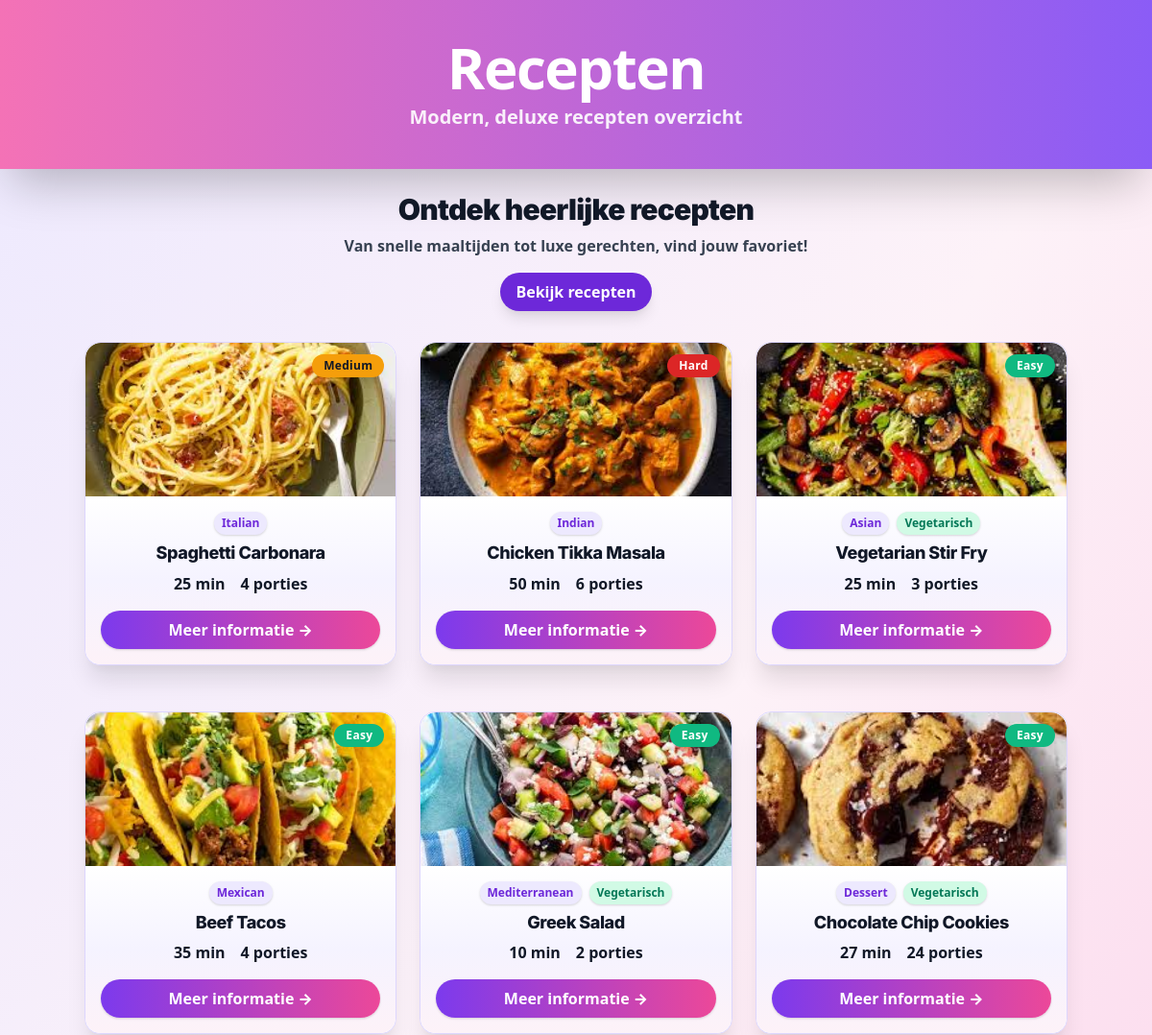
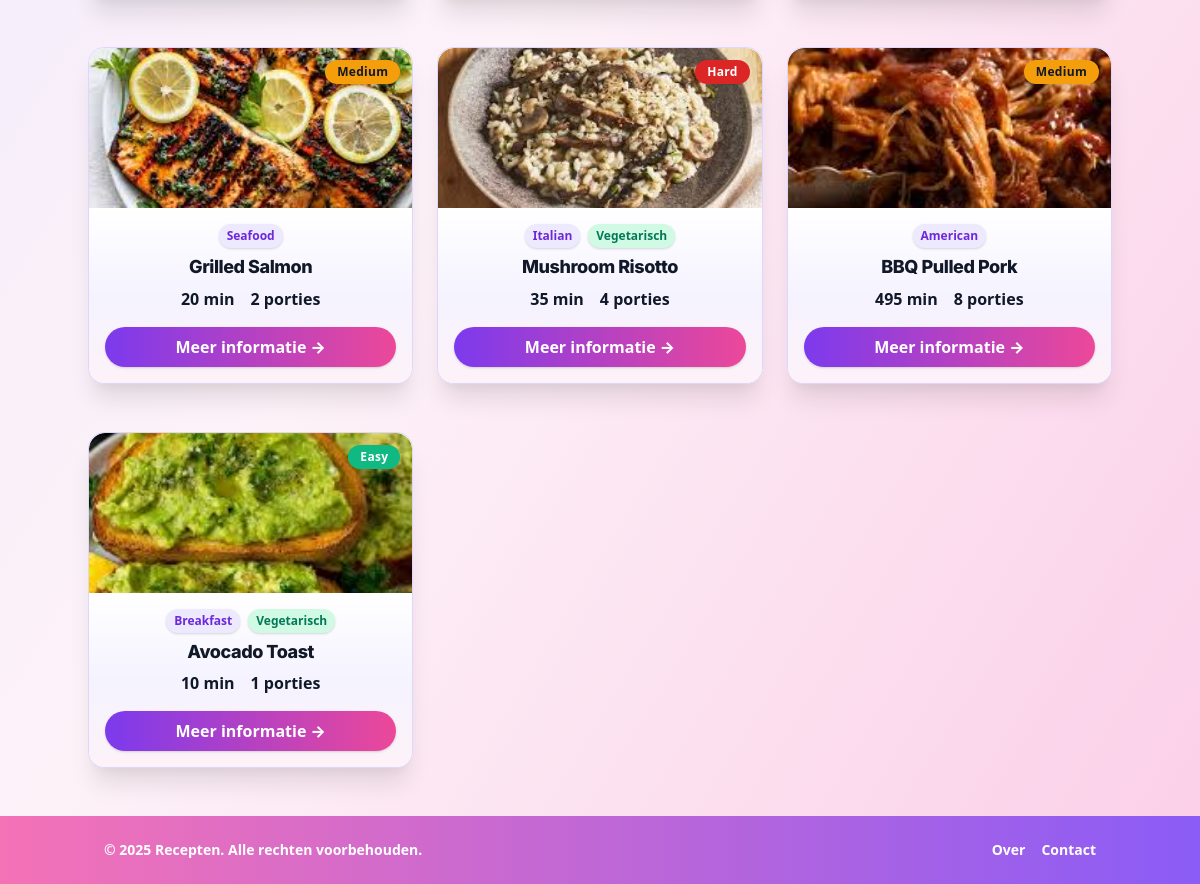
The page / on the database its author committed (2 pictures, top to bottom).
### tables this page shows
CREATE TABLE recipes (
    id INT PRIMARY KEY AUTO_INCREMENT,
    name VARCHAR(100) NOT NULL,
    category VARCHAR(50),
    prep_time INT,
    cook_time INT,
    servings INT,
    difficulty VARCHAR(20),
    calories_per_serving INT,
    main_ingredient VARCHAR(50),
    vegetarian BOOLEAN,
    image VARCHAR(100)
);

### www/index.php (the view, shortened to what this page needs)
<?php
require 'database_connection.php';
$sql = "SELECT * FROM recipes";
$result = mysqli_query($conn, $sql);
$recipes = mysqli_fetch_all($result, MYSQLI_ASSOC);
?>
<!DOCTYPE html>
<html lang="nl">
<head>
    <link rel="stylesheet" href="style.css">
</head>
<body class="min-h-screen flex flex-col bg-gradient-to-br from-purple-100 via-pink-50 to-pink-200 text-gray-900 font-sans">
<?php require 'nav.php'; ?>
    <main class="flex-grow flex flex-col items-center px-2 py-6">
        <section class="w-full max-w-3xl mx-auto text-center mb-8">
            <h2 class="text-3xl font-black text-gray-900 mb-2 tracking-tight">Ontdek heerlijke recepten</h2>
            <p class="text-base text-gray-700 font-semibold mb-4">Van snelle maaltijden tot luxe gerechten, vind jouw favoriet!</p>
            <div class="flex justify-center gap-2">
                <a href="#recepten" class="px-4 py-2 rounded-full bg-purple-700 text-white font-bold text-base shadow-lg hover:bg-purple-800 transition">Bekijk recepten</a>
            </div>
        </section>
        <section id="recepten" class="w-full max-w-5xl">
            <div class="grid grid-cols-1 sm:grid-cols-2 lg:grid-cols-3 gap-6">
            <?php foreach ($recipes as $recipe) { ?>
                <div class="flex flex-col items-center bg-white rounded-2xl shadow-xl border border-purple-200 p-0 mb-6 fade-in">
                    <div class="w-full h-40 rounded-t-2xl overflow-hidden flex items-center justify-center bg-gray-100 relative">
                        <img src="images/<?php echo ($recipe['image'] ?? 'placeholder.jpg'); ?>" class="object-cover w-full h-full rounded-t-2xl" style="height:100%;width:100%;min-height:160px;max-height:160px;" loading="lazy" alt="<?php echo htmlspecialchars($recipe["name"] ?? 'Recept'); ?>">
                        <?php
                            $badgeClass = "bg-green-500";
                            if ($recipe["difficulty"] == "Medium") $badgeClass = "bg-yellow-500 text-gray-900";
                            if ($recipe["difficulty"] == "Hard") $badgeClass = "bg-red-600";
                        ?>
                        <span class="absolute top-3 right-3 px-3 py-1 rounded-full text-xs font-extrabold text-white shadow-lg tracking-wide <?php echo $badgeClass; ?>">
                            <?php echo ($recipe["difficulty"] ?? 'Easy'); ?>
                        </span>
                    </div>
                    <div class="flex flex-col flex-1 w-full px-4 py-4 rounded-b-2xl bg-gradient-to-b from-white via-purple-50 to-pink-50 text-center">
                        <div class="flex items-center justify-center gap-2 mb-2 flex-wrap">
                            <span class="px-2 py-1 rounded-full text-xs font-bold bg-purple-100 text-purple-700 shadow"><?php echo ($recipe["category"] ?? ''); ?></span>
                            <?php if ($recipe["vegetarian"]) { ?>
                                <span class="px-2 py-1 rounded-full text-xs font-bold bg-green-100 text-green-700 shadow">Vegetarisch</span>
                            <?php } ?>
                        </div>
                        <h3 class="mb-2 text-lg font-extrabold text-gray-900 leading-tight tracking-tight"><?php echo ($recipe["name"] ?? ''); ?></h3>
                        <div class="flex items-center justify-center gap-4 mb-4 font-bold text-base">
                            <span><?php echo ($recipe["prep_time"] + $recipe["cook_time"]); ?> min</span>
                            <span><?php echo ($recipe["servings"]); ?> porties</span>
                        </div>
                        <a href="recipe_detail.php?id=<?php echo ($recipe["id"] ?? 0); ?>" class="block w-full text-center py-2 px-3 bg-gradient-to-r from-purple-600 to-pink-500 hover:from-purple-700 hover:to-pink-600 text-white font-extrabold rounded-full transition shadow text-base mx-auto">Meer informatie →</a>
                    </div>
                </div>
            <?php } ?>
            </div>
        </section>
    </main>
   <?php require 'footer.php'; ?>
</body>
</html>

### www/nav.php
<header class="bg-gradient-to-r from-pink-400 to-purple-500 text-white py-10 shadow-2xl font-sans">
    <div class="max-w-5xl mx-auto px-4">
        <a href="index.php" class="block text-center">
            <h1 class="text-6xl font-black tracking-tight mb-2 font-sans">Recepten</h1>
            <p class="text-xl font-bold opacity-90 font-sans">Modern, deluxe recepten overzicht</p>
        </a>
    </div>
</header>

### www/footer.php
<footer class="mt-auto mt-12 bg-gradient-to-r from-pink-400 to-purple-500 text-white py-6">
    <div class="max-w-5xl mx-auto px-4 flex flex-col sm:flex-row justify-between items-center gap-4">
        <div class="text-sm font-semibold">&copy; <?php echo date('Y'); ?> Recepten. Alle rechten voorbehouden.</div>
        <div class="flex gap-4 text-sm font-semibold">
            <a href="#" class="hover:underline">Over</a>
            <a href="#" class="hover:underline">Contact</a>
        </div>
    </div>
</footer>

### www/style.css (style rules this page uses)
body, h1, h2, h3, h4, h5, h6, .widget-title { font-family: 'Inter', ui-sans-serif, system-ui, -apple-system, "Segoe UI", Roboto, Arial, sans-serif; }
.fade-in { animation: fadeIn .7s cubic-bezier(.2,.9,.2,1) both; }

### www/index.php (style rules this page uses)
body, h1, h2, h3, h4, h5, h6, .widget-title { font-family: 'Inter', ui-sans-serif, system-ui, -apple-system, "Segoe UI", Roboto, Arial, sans-serif; }

### rows shown on the page
recipes: image (picture), difficulty "Medium", category "Italian", name "Spaghetti Carbonara", $recipe["prep_time"] + $recipe["cook_time"] "25", servings "4"
recipes: image (picture), difficulty "Hard", category "Indian", name "Chicken Tikka Masala", $recipe["prep_time"] + $recipe["cook_time"] "50", servings "6"
recipes: image (picture), difficulty "Easy", category "Asian", vegetarian "Vegetarisch", name "Vegetarian Stir Fry", $recipe["prep_time"] + $recipe["cook_time"] "25", servings "3"
recipes: image (picture), difficulty "Easy", category "Mexican", name "Beef Tacos", $recipe["prep_time"] + $recipe["cook_time"] "35", servings "4"
recipes: image (picture), difficulty "Easy", category "Mediterranean", vegetarian "Vegetarisch", name "Greek Salad", $recipe["prep_time"] + $recipe["cook_time"] "10", servings "2"
recipes: image (picture), difficulty "Easy", category "Dessert", vegetarian "Vegetarisch", name "Chocolate Chip Cookies", $recipe["prep_time"] + $recipe["cook_time"] "27", servings "24"
recipes: image (picture), difficulty "Medium", category "Seafood", name "Grilled Salmon", $recipe["prep_time"] + $recipe["cook_time"] "20", servings "2"
recipes: image (picture), difficulty "Hard", category "Italian", vegetarian "Vegetarisch", name "Mushroom Risotto", $recipe["prep_time"] + $recipe["cook_time"] "35", servings "4"
recipes: image (picture), difficulty "Medium", category "American", name "BBQ Pulled Pork", $recipe["prep_time"] + $recipe["cook_time"] "495", servings "8"
recipes: image (picture), difficulty "Easy", category "Breakfast", vegetarian "Vegetarisch", name "Avocado Toast", $recipe["prep_time"] + $recipe["cook_time"] "10", servings "1"
